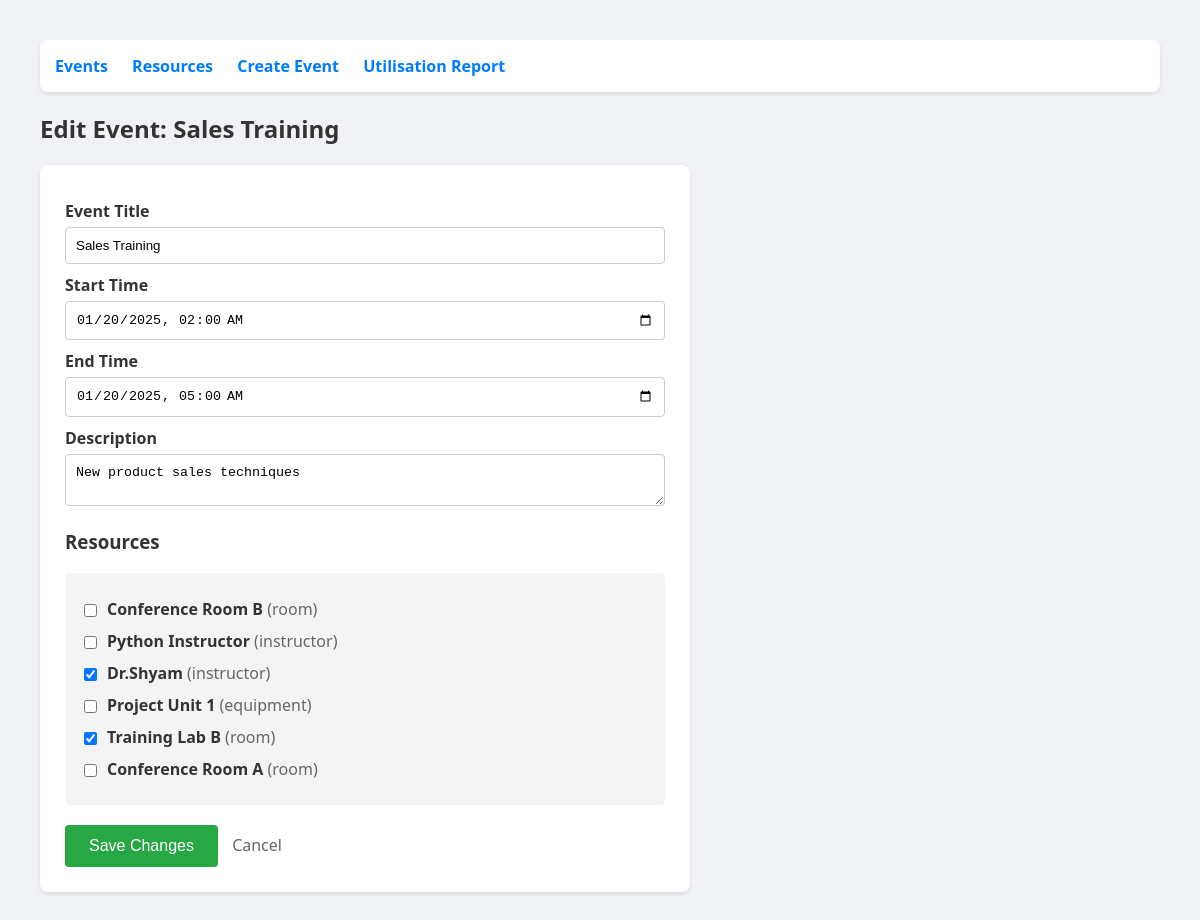
The app's page /events/edit/3 with its own data.
### models.py (models this page shows)
class Event(db.Model):
    event_id = db.Column(db.Integer, primary_key=True)
    title = db.Column(db.String(100), nullable=False)
    start_time = db.Column(db.DateTime, nullable=False)
    end_time = db.Column(db.DateTime, nullable=False)
    description = db.Column(db.Text)
    allocations = db.relationship('EventResourceAllocation', backref='event', cascade="all, delete-orphan")

class Resource(db.Model):
    resource_id = db.Column(db.Integer, primary_key=True)
    resource_name = db.Column(db.String(100), nullable=False)
    resource_type = db.Column(db.String(50), nullable=False)
    allocations = db.relationship('EventResourceAllocation', backref='resource', cascade="all, delete-orphan")

### app.py (the view, shortened to what this page needs)
@app.route('/events/edit/<int:id>', methods=['GET', 'POST'])
def edit_event(id):
    event = db.get_or_404(Event, id)
    all_res = Resource.query.all()
    current_ids = [a.resource_id for a in event.allocations]
    return render_template('edit_event.html', event=event, resources=all_res, current_res_ids=current_ids)

### templates/edit_event.html
{% extends "base.html" %}
{% block content %}
<h2>Edit Event: {{ event.title }}</h2>
<form method="POST">
    <label>Event Title</label>
    <input type="text" name="title" value="{{ event.title }}" required>
    <label>Start Time</label>
    <input type="datetime-local" name="start_time" value="{{ event.start_time.strftime('%Y-%m-%dT%H:%M') }}" required>
    <label>End Time</label>
    <input type="datetime-local" name="end_time" value="{{ event.end_time.strftime('%Y-%m-%dT%H:%M') }}" required>
    <label>Description</label>
    <textarea name="description">{{ event.description }}</textarea>
    <h3>Resources</h3>
    <div style="background: #f4f4f4; padding: 15px; border-radius: 5px;">
        {% for r in resources %}
        <label style="display: flex; align-items: center; margin-bottom: 10px; font-weight: normal; cursor: pointer;">
            <input type="checkbox" name="resources" value="{{ r.resource_id }}"
            {% if r.resource_id in current_res_ids %}checked{% endif %}
            style="width: auto; margin-right: 10px;">
            <span><strong>{{ r.resource_name }}</strong> <span style="color: #666;">({{ r.resource_type }})</span></span>
        </label>
        {% endfor %}
    </div>
    <button type="submit">Save Changes</button>
    <a href="/" style="margin-left:10px; text-decoration: none; color: #666;">Cancel</a>
</form>
{% endblock %}

### templates/base.html (style rules this page uses)
body { font-family: 'Segoe UI', Tahoma, Geneva, Verdana, sans-serif; margin: 40px; background-color: #f0f2f5; color: #333; }
form { background: white; padding: 25px; border-radius: 8px; box-shadow: 0 2px 4px rgba(0,0,0,0.1); max-width: 600px; }
label { font-weight: bold; display: block; margin-top: 10px; }
input, select, textarea { margin-top: 5px; width: 100%; padding: 10px; border: 1px solid #ccc; border-radius: 4px; box-sizing: border-box; }
button { margin-top: 20px; background: #28a745; color: white; padding: 12px 24px; border: none; border-radius: 4px; cursor: pointer; font-size: 16px; }

### records on screen
Event: title "Sales Training", start_time "01/20/2025 02:00", end_time "01/20/2025 05:00", description "New product sales techniques"
Resource: resource_name "Conference Room B", resource_type "room"
Resource: resource_name "Python Instructor", resource_type "instructor"
Resource: resource_id "☑", resource_name "Dr.Shyam", resource_type "instructor"
Resource: resource_name "Project Unit 1", resource_type "equipment"
Resource: resource_id "☑", resource_name "Training Lab B", resource_type "room"
Resource: resource_name "Conference Room A", resource_type "room"
